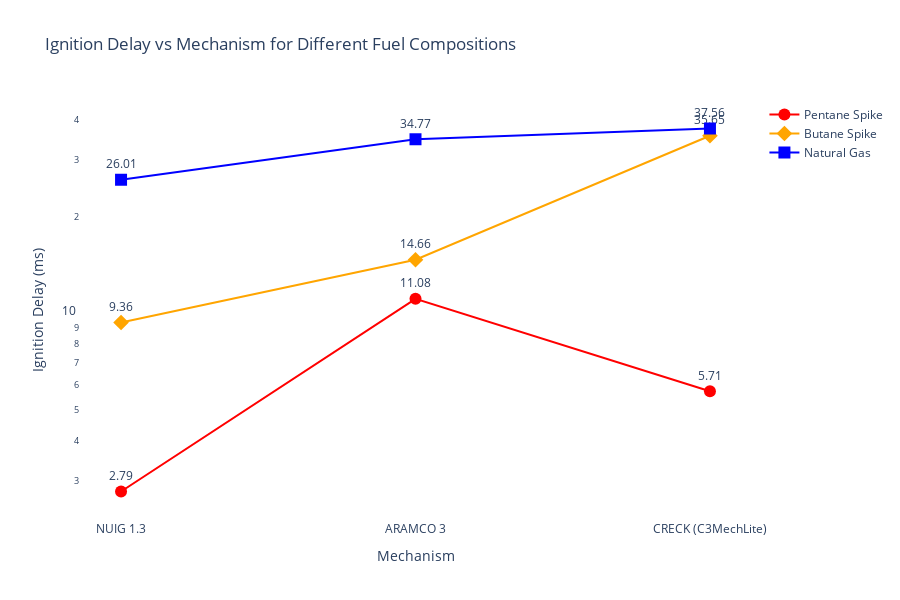

This figure's notebook cell:
### Code cell
# Plot

colors = {"Pentane Spike": "red", "Butane Spike": "orange", "Natural Gas": "blue"}
symbols = {"Pentane Spike": "circle", "Butane Spike": "diamond", "Natural Gas": "square"}

traces = []
for case_name in df_results_all["Case"].unique():
    subset = df_results_all[df_results_all["Case"] == case_name]
    trace = go.Scatter(
        x=subset["Mechanism"],
        y=subset["Ignition Delay (ms)"],
        mode="markers+lines+text",
        name=case_name,
        text=subset["Ignition Delay (ms)"].round(2),
        textposition="top center",
        marker=dict(color=colors[case_name], symbol=symbols[case_name], size=12),
    )
    traces.append(trace)

layout = go.Layout(
    title="Ignition Delay vs Mechanism for Different Fuel Compositions",
    xaxis=dict(title="Mechanism"),
    yaxis=dict(title="Ignition Delay (ms)", type="log"),
    width=900,
    height=600,
    paper_bgcolor="white",
    plot_bgcolor="white",
    showlegend=True,
)

fig = go.Figure(data=traces, layout=layout)
py.iplot(fig)

### Figure 1 — Plotly figure (JSON) as saved in the notebook; plotly's stock layout.template omitted (floating-point values rounded to 4 significant figures)
{"data": [{"marker": {"color": "red", "size": 12, "symbol": "circle"}, "mode": "markers+lines+text", "name": "Pentane Spike", "text": [2.79, 11.08, 5.71], "textposition": "top center", "type": "scatter", "x": ["NUIG 1.3", "ARAMCO 3", "CRECK (C3MechLite)"], "y": [2.786, 11.08, 5.715]}, {"marker": {"color": "orange", "size": 12, "symbol": "diamond"}, "mode": "markers+lines+text", "name": "Butane Spike", "text": [9.36, 14.66, 35.65], "textposition": "top center", "type": "scatter", "x": ["NUIG 1.3", "ARAMCO 3", "CRECK (C3MechLite)"], "y": [9.356, 14.66, 35.65]}, {"marker": {"color": "blue", "size": 12, "symbol": "square"}, "mode": "markers+lines+text", "name": "Natural Gas", "text": [26.01, 34.77, 37.56], "textposition": "top center", "type": "scatter", "x": ["NUIG 1.3", "ARAMCO 3", "CRECK (C3MechLite)"], "y": [26.01, 34.77, 37.56]}], "layout": {"height": 600, "paper_bgcolor": "white", "plot_bgcolor": "white", "showlegend": true, "title": {"text": "Ignition Delay vs Mechanism for Different Fuel Compositions"}, "width": 900, "xaxis": {"title": {"text": "Mechanism"}}, "yaxis": {"title": {"text": "Ignition Delay (ms)"}, "type": "log"}}}
